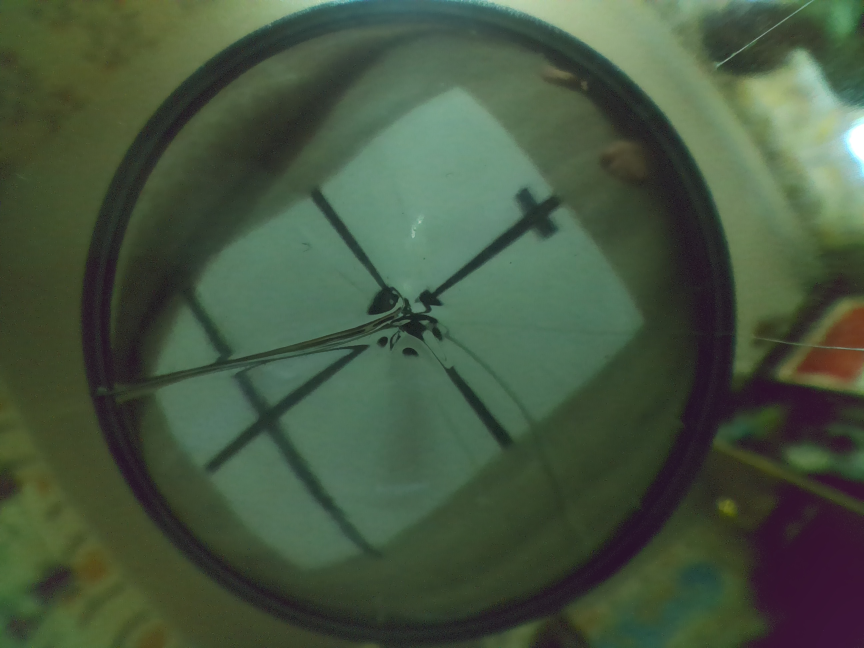
#> input picture Images/New1.jpg, 2592 x 1944 px (shown at 1/3 size)
$ python plane.py --input ../Images/New1.jpg
#> lines starting #> are read from the running program, lines starting #| are printed output that depends on the picture
#!/usr/bin/env python3
"""
Conical mirror wide-angle image/video unwrapper module.

Pipeline (OpenCV-optimized, one-pass by default):
- Build one inverse remap from the requested square top-view directly to the
  original wide-angle source frame (build_combined_maps).
- Sample via cv2.remap — faster and sharper than the old two-stage numpy path.

The old two-stage numpy path (correct_lens + unwrap_cone + sample_bilinear)
is preserved for debug/tune utilities and can be forced via use_opencv=False.

Usage as module:
    from plane import unwrap_image, debug_parameters

    unwrap_image("input.jpg", cx=575, cy=457, outer_r=412)
    unwrap_image("input.jpg", cx=575, cy=457, outer_r=412, use_opencv=False)  # old path
    unwrap_image(use_camera=True, cx=575, cy=457, outer_r=412)               # from PiCamera
    debug_parameters("input.jpg", cx=575, cy=457, outer_r=412)  # interactive tuning
"""

from __future__ import annotations

import argparse
import math
import sys
from pathlib import Path
from typing import Tuple, Optional, Union
import numpy as np
from PIL import Image, ImageOps

try:
    import cv2
    HAS_CV2 = True
except ImportError:
    HAS_CV2 = False

try:
    import matplotlib.pyplot as plt
    HAS_MATPLOTLIB = True
except ImportError:
    HAS_MATPLOTLIB = False


DEFAULTS = {
    "cx": 1240,
    "cy": 949,
    "outer_r": 840.0,
    "rotation_deg": -2.0,
    "top_size": 900,
    "field_scale": 0.70,
    "lens_deg": -81.86,
    "cone_power": 2.245,
}

JPEG_EXTENSIONS = {".jpg", ".jpeg", ".jpe"}
VIDEO_EXTENSIONS = {".mp4", ".m4v", ".mov", ".avi", ".mkv", ".webm"}
IMAGE_EXTENSIONS = {".png", ".jpg", ".jpeg", ".jpe", ".bmp", ".tif", ".tiff", ".webp"}


# ============================================================================
# PiCamera helper (lazy initialization)
# ============================================================================

# [25 lines left out: functions _create_picam2, parse_rgb, not called in this run]


def is_video_path(path: Path) -> bool:
    return path.suffix.lower() in VIDEO_EXTENSIONS


def is_image_path(path: Path) -> bool:
    return path.suffix.lower() in IMAGE_EXTENSIONS


# ============================================================================
# OpenCV helpers (ported from unwrapper_opencv.py)
# ============================================================================

def rgb_to_bgr(rgb: Tuple[int, int, int]) -> Tuple[int, int, int]:
    return (rgb[2], rgb[1], rgb[0])


def border_value_for_channels(rgb: Tuple[int, int, int], channels: int) -> Tuple[int, ...]:
    bgr = rgb_to_bgr(rgb)
    if channels == 1:
        gray = int(round(0.114 * bgr[0] + 0.587 * bgr[1] + 0.299 * bgr[2]))
        return (gray,)
    if channels == 2:
        gray = int(round(0.114 * bgr[0] + 0.587 * bgr[1] + 0.299 * bgr[2]))
        return (gray, 255)
    if channels == 4:
        return (*bgr, 255)
    return bgr


def ensure_video_bgr(frame: np.ndarray) -> np.ndarray:
    if frame.ndim == 2:
        return cv2.cvtColor(frame, cv2.COLOR_GRAY2BGR)
    if frame.shape[2] == 4:
        return cv2.cvtColor(frame, cv2.COLOR_BGRA2BGR)
    return frame


def composite_alpha_to_bgr(image: np.ndarray, background_rgb: Tuple[int, int, int]) -> np.ndarray:
    if image.ndim != 3 or image.shape[2] != 4:
        return ensure_video_bgr(image)
    alpha = image[:, :, 3:4].astype(np.float32) / 255.0
    bgr = image[:, :, :3].astype(np.float32)
    bg = np.array(rgb_to_bgr(background_rgb), dtype=np.float32).reshape(1, 1, 3)
    out = bgr * alpha + bg * (1.0 - alpha)
    return np.clip(out, 0, 255).astype(np.uint8)


def remap_frame(
    frame: np.ndarray,
    map_x: np.ndarray,
    map_y: np.ndarray,
    background_rgb: Tuple[int, int, int],
    interpolation: int = cv2.INTER_LINEAR,
) -> np.ndarray:
    channels = 1 if frame.ndim == 2 else frame.shape[2]
    return cv2.remap(
        frame,
        map_x,
        map_y,
        interpolation=interpolation,
        borderMode=cv2.BORDER_CONSTANT,
        borderValue=border_value_for_channels(background_rgb, channels),
    )


# ============================================================================
# Core math (shared between numpy and OpenCV paths)
# ============================================================================

def lens_distorted_radius(ru_norm: np.ndarray, lens_deg: float) -> np.ndarray:
    """Map corrected normalized radius to source distorted normalized radius."""
    r = np.maximum(ru_norm, 0.0)
    if abs(lens_deg) < 1e-9:
        return r
    angle = abs(lens_deg) * math.pi / 180.0
    limited = min(angle, math.pi / 2.0 - 0.01)
    if lens_deg > 0:
        return np.tan(r * limited) / math.tan(limited)
    return np.arctan(r * math.tan(limited)) / limited


# ============================================================================
# OpenCV remap maps
# ============================================================================

# [67 lines left out: functions build_lens_maps, build_unwrap_maps, not called in this run]


def build_combined_maps(
    top_size: int,
    source_width: int,
    source_height: int,
    cx: float,
    cy: float,
    outer_r: float,
    rotation_deg: float,
    field_scale: float,
    lens_deg: float,
    cone_power: float,
) -> tuple[np.ndarray, np.ndarray]:
    """
    One-pass inverse map from square top-view pixels directly to the original frame.
    Combines lens correction and cone unwrap analytically — sharper and faster
    than the two-stage path.
    """
    size = int(round(top_size))
    center = (size - 1.0) / 2.0
    rotation = math.radians(rotation_deg)
    x_coords = np.arange(size, dtype=np.float32)
    y_coords = np.arange(size, dtype=np.float32)
    xx, yy = np.meshgrid(x_coords, y_coords)
    px = ((xx - center) / center) * field_scale
    py = ((yy - center) / center) * field_scale
    r_plane = np.sqrt(px * px + py * py)
    theta = np.arctan2(py, px) + rotation
    r_corrected = np.power(r_plane, cone_power) * outer_r
    r_distorted = lens_distorted_radius(r_corrected / outer_r, lens_deg) * outer_r
    map_x = cx + r_distorted * np.cos(theta)
    map_y = cy + r_distorted * np.sin(theta)
    invalid = (
        (r_plane > 1.0) |
        (map_x < 0.0) |
        (map_y < 0.0) |
        (map_x > source_width - 1.0) |
        (map_y > source_height - 1.0)
    )
    map_x = np.where(invalid, -1.0, map_x).astype(np.float32, copy=False)
    map_y = np.where(invalid, -1.0, map_y).astype(np.float32, copy=False)
    return map_x, map_y


# ============================================================================
# PIL image I/O (kept for save_image)
# ============================================================================
# [8 lines left out: function save_image, not called in this run]


def save_cv_image(path: Path, image: np.ndarray, background_rgb: Tuple[int, int, int]) -> None:
    """Save an OpenCV image (BGR or BGRA) to disk."""
    path.parent.mkdir(parents=True, exist_ok=True)
    suffix = path.suffix.lower()
    output = image
    if suffix in JPEG_EXTENSIONS:
        output = composite_alpha_to_bgr(image, background_rgb)
    if not cv2.imwrite(str(path), output):
        raise RuntimeError(f"Cannot save output image to {path}")


# ============================================================================
# High-level API
# ============================================================================
def unwrap_image(
        input_path: Optional[Union[str, Path]] = None,
        cx: float = DEFAULTS["cx"],
        cy: float = DEFAULTS["cy"],
        outer_r: float = DEFAULTS["outer_r"],
        lens_deg: float = DEFAULTS["lens_deg"],
        cone_power: float = DEFAULTS["cone_power"],
        rotation_deg: float = DEFAULTS["rotation_deg"],
        top_size: int = DEFAULTS["top_size"],
        field_scale: float = DEFAULTS["field_scale"],
        output_dir: Union[str, Path] = "Output",
        output_name: str = "unwrapped",
        background: Tuple[int, int, int] = (0, 0, 0),
        chunk_rows: int = 128,
        save_lens_corrected: bool = False,
        use_opencv: bool = True,
        cubic: bool = False,
        use_camera: bool = False,
        picam2=None,
    ) -> Path:
    """
    Unwrap a conical mirror image to a top-down view.

    By default uses the optimized one-pass OpenCV path (build_combined_maps +
    cv2.remap). Pass use_opencv=False to fall back to the old two-stage numpy
    path (correct_lens + unwrap_cone + sample_bilinear).

    If use_camera=True, a frame is captured from the PiCamera (pass an existing
    Picamera2 instance via `picam2`, or one will be created lazily). In this
    mode `input_path` is only used to derive the output filename stem.
    """
#> called with cx = 1240, cy = 949, outer_r = 840, lens_deg = -81.86, cone_power = 2.25, rotation_deg = -2, top_size = 900, field_scale = 0.7
    input_path = Path(input_path) if input_path is not None else None
    output_dir = Path(output_dir)
    interpolation = cv2.INTER_CUBIC if cubic else cv2.INTER_LINEAR

    # --- Source acquisition -------------------------------------------------
    if use_camera:
        if picam2 is None:
            picam2 = _create_picam2()
        frame = picam2.capture_array()
        # Picamera2 default "main" stream is RGB; OpenCV expects BGR.
        if frame.ndim == 3 and frame.shape[2] == 3:
            source = cv2.cvtColor(frame, cv2.COLOR_RGB2BGR)
        else:
            source = frame
        stem = output_name if output_name else "camera"
        suffix = ".jpg"
    else:
        if input_path is None:
            raise ValueError("input_path is required when use_camera=False")
        source = cv2.imread(str(input_path), cv2.IMREAD_UNCHANGED)
#> source is the input picture: shape (1944, 2592, 3); mean B, G, R 64.5, 86, 69.9
        if source is None:
            raise RuntimeError(f"Cannot open input image: {input_path}")
        stem = input_path.stem
        suffix = input_path.suffix

    cv2.imshow("orig", source)
    cv2.waitKey(0)
    cv2.destroyAllWindows()
    height, width = source.shape[:2]
#> height = 1944; width = 2592

    if save_lens_corrected:
        lens_map_x, lens_map_y = build_lens_maps(
            height=height, width=width,
            cx=cx, cy=cy, outer_r=outer_r, lens_deg=lens_deg,
        )
        lens_corrected = remap_frame(
            source, lens_map_x, lens_map_y, background, interpolation,
        )
        lens_path = output_dir / f"{stem}_lens_corrected{suffix}"
        save_cv_image(lens_path, lens_corrected, background)

    combined_map_x, combined_map_y = build_combined_maps(
        top_size=top_size,
        source_width=width,
        source_height=height,
        cx=cx, cy=cy, outer_r=outer_r,
        rotation_deg=rotation_deg, field_scale=field_scale,
        lens_deg=lens_deg, cone_power=cone_power,
    )
#> in build_combined_maps, `map_x = np.where(invalid, -1.0, map_x).astype(np.float32, copy=False)`: invalid: shape (900, 900) bool; every value is 0
    top_view = remap_frame(source, combined_map_x, combined_map_y, background, interpolation)
#> in remap_frame, `return cv2.remap( frame, map_x, map_y, interpolation=interpolation, bo..`:
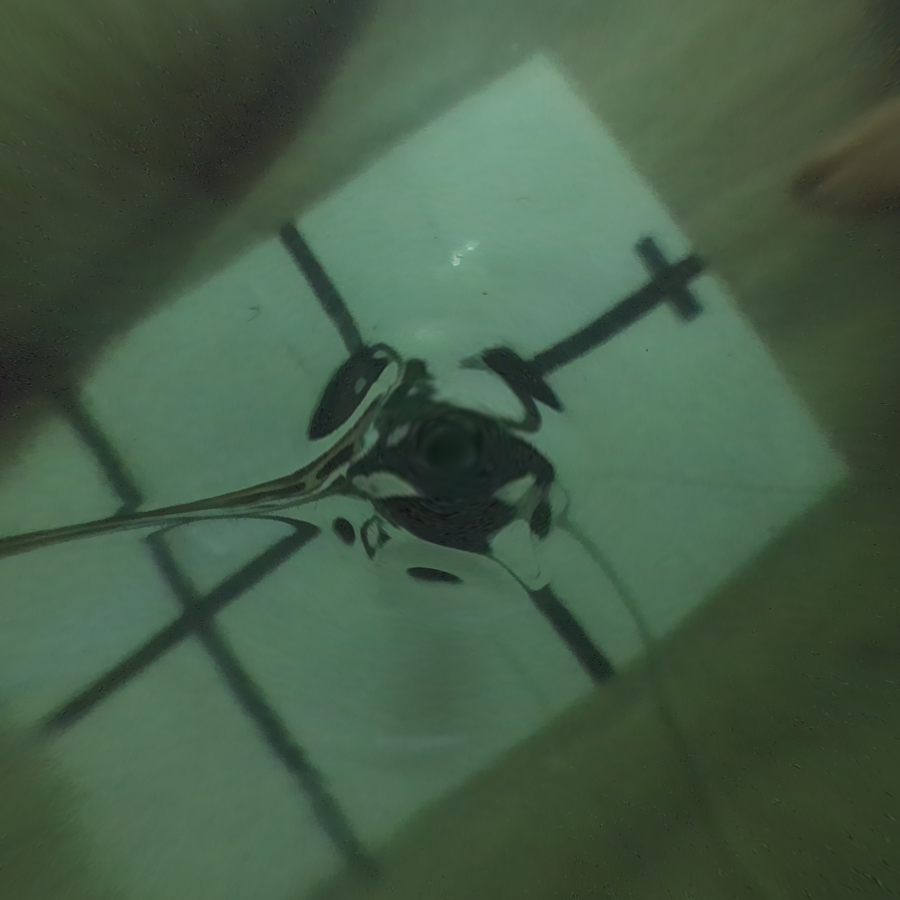
#> returned value: shape (900, 900, 3); mean of channels 0, 1, 2 71.5, 93.1, 69.4; drawn as B, G, R
    output_path = output_dir / f"{stem}_unwrapped{suffix}"
    save_cv_image(output_path, top_view, background)

    return output_path


# ============================================================================
# Debug / Interactive Tuning
# ============================================================================

# [56 lines left out: function debug_parameters, not called in this run]


# ============================================================================
# CLI interface
# ============================================================================

def build_parser() -> argparse.ArgumentParser:
    parser = argparse.ArgumentParser(
        description="Convert a wide-angle conical-reflector image or video into a square top-down view.",
    )
    parser.add_argument("-i", "--input", required=False, type=Path, help="Source image or video file")
    parser.add_argument("-o", "--output", required=False, type=Path, default=Path("Output/img.png"), help="Output image or video file")
    parser.add_argument("--camera", action="store_true", help="Capture a single frame from PiCamera instead of reading --input")
    parser.add_argument("--cx", type=float, default=DEFAULTS["cx"], help="Mirror center X")
    parser.add_argument("--cy", type=float, default=DEFAULTS["cy"], help="Mirror center Y")
    parser.add_argument("--outer-r", type=float, default=DEFAULTS["outer_r"], help="Outer mirror radius")
    parser.add_argument("--rotation-deg", type=float, default=DEFAULTS["rotation_deg"], help="Top-view rotation in degrees")
    parser.add_argument("--top-size", type=int, default=DEFAULTS["top_size"], help="Output square size in pixels")
    parser.add_argument("--field-scale", type=float, default=DEFAULTS["field_scale"], help="Top-view field scale")
    parser.add_argument("--lens-deg", type=float, default=DEFAULTS["lens_deg"], help="Wide-angle correction in degrees")
    parser.add_argument("--cone-power", type=float, default=DEFAULTS["cone_power"], help="Cone radial correction power")
    parser.add_argument("--lens-output", type=Path, default=None, help="Optional intermediate wide-angle-corrected image/video")
    parser.add_argument("--background", type=parse_rgb, default=(0, 0, 0), help="Background R,G,B used outside the sampled area")
    parser.add_argument("--chunk-rows", type=int, default=128, help="Rows processed at once for numpy image mode")
    parser.add_argument("--video-codec", default="mp4v", help="FourCC codec for video output")
    parser.add_argument("--video-fps", type=float, default=None, help="Optional output FPS override")
    parser.add_argument("--cubic", action="store_true", help="Use cv2.INTER_CUBIC instead of cv2.INTER_LINEAR")
    parser.add_argument("--numpy", action="store_true", help="Force the old two-stage numpy path for images")
    return parser


def validate_args(args: argparse.Namespace) -> None:
    # In camera mode --input is optional; otherwise it is required.
    if not args.camera:
        if args.input is None or not args.input.exists():
            raise ValueError("input file does not exist")
    if args.outer_r <= 0:
        raise ValueError("outer-r must be greater than zero")
    if args.top_size < 1:
        raise ValueError("top-size must be greater than zero")
    if args.field_scale <= 0:
        raise ValueError("field-scale must be greater than zero")
    if args.cone_power <= 0:
        raise ValueError("cone-power must be greater than zero")
    if args.chunk_rows < 1:
        raise ValueError("chunk-rows must be greater than zero")
    if len(args.video_codec) != 4:
        raise ValueError("video-codec must contain exactly 4 characters")
    if args.video_fps is not None and args.video_fps <= 0:
        raise ValueError("video-fps must be greater than zero")

    if args.camera:
        # Camera produces a single image; output must be an image path.
        if is_video_path(args.output):
            raise ValueError("in --camera mode, --output must be an image file")
        if not is_image_path(args.output):
            raise ValueError("unsupported output image extension")
        if args.lens_output is not None:
            if not is_image_path(args.lens_output):
                raise ValueError("unsupported lens-output image extension")
        return

    input_is_video = is_video_path(args.input)
    output_is_video = is_video_path(args.output)

    if input_is_video != output_is_video:
        raise ValueError("input and output must both be images or both be videos")

    if not input_is_video and not is_image_path(args.input):
        raise ValueError("unsupported input image extension")
    if not output_is_video and not is_image_path(args.output):
        raise ValueError("unsupported output image extension")

    if args.lens_output is not None:
        if input_is_video != is_video_path(args.lens_output):
            raise ValueError("lens-output must have the same media type as input")
        if not input_is_video and not is_image_path(args.lens_output):
            raise ValueError("unsupported lens-output image extension")


def run(args: argparse.Namespace) -> None:
    validate_args(args)

    if args.camera:
        # Lazy camera init; reused only within this call.
        picam2 = _create_picam2()
        try:
            unwrap_image(
                input_path=args.input,          # may be None; used only for naming
                cx=args.cx, cy=args.cy,
                outer_r=args.outer_r,
                lens_deg=args.lens_deg,
                cone_power=args.cone_power,
                rotation_deg=args.rotation_deg,
                top_size=args.top_size,
                field_scale=args.field_scale,
                output_dir=args.output.parent,
                output_name=args.output.stem,
                background=args.background,
                chunk_rows=args.chunk_rows,
                save_lens_corrected=args.lens_output is not None,
                use_opencv=not args.numpy,
                cubic=args.cubic,
                use_camera=True,
                picam2=picam2,
            )
        finally:
            try:
                picam2.stop()
                picam2.close()
            except Exception:
                pass
    else:
        unwrap_image(
            input_path=args.input,
            cx=args.cx, cy=args.cy,
            outer_r=args.outer_r,
            lens_deg=args.lens_deg,
            cone_power=args.cone_power,
            rotation_deg=args.rotation_deg,
            top_size=args.top_size,
            field_scale=args.field_scale,
            output_dir=args.output.parent,
            output_name=args.output.stem,
            background=args.background,
            chunk_rows=args.chunk_rows,
            save_lens_corrected=args.lens_output is not None,
            use_opencv=not args.numpy,
            cubic=args.cubic,
            use_camera=False,
            picam2=None,
        )


def main(argv: list[str] | None = None) -> int:
    parser = build_parser()
    args = parser.parse_args(argv)
    try:
        run(args)
    except Exception as e:
        print(f"Error: {e}", file=sys.stderr)
        return 1
    return 0


if __name__ == "__main__":
    # debug_parameters("a.jpg", cx=DEFAULTS["cx"], cy=DEFAULTS["cy"], outer_r=DEFAULTS["outer_r"])  # interactive tuning
    main()
